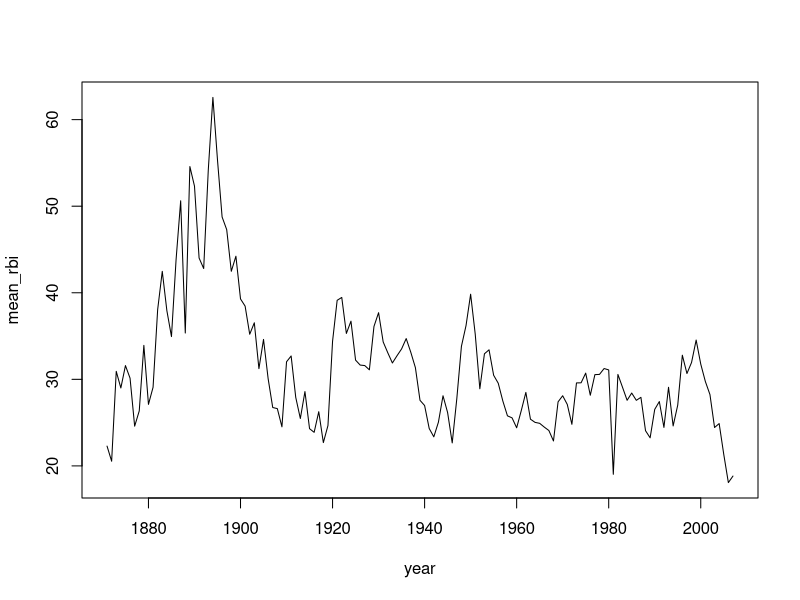

Generate this figure with R:
"
  Name     : c12_06_plyr_example.R
  Book     : Hands-on Data Science with Anaconda )
  Publisher: Packt Publishing Ltd. 
  Author   : Yuxing Yan and James Yan
  Date     : 5/14/2018
  email    : yany@canisius.edu
             paulyxy@hotmail.com
"


library(plyr)
d1<-c(rep('A', 8), rep('B', 15), rep('C', 6))
d2<-sample(c("M", "F"), size = 29, replace = TRUE)
d3<-runif(n = 29, min = 18, max = 54)
#
dfx <- data.frame(group =d1,sex=d2,age=d3)
#
ddply(dfx, .(group, sex), summarize,
 mean = round(mean(age), 2),
 sd = round(sd(age), 2))
#
ddply(baseball[1:100,], ~ year, nrow)
ddply(baseball, .(lg), c("nrow", "ncol"))
rbi<-ddply(baseball, .(year), summarise,
      mean_rbi=mean(rbi, na.rm = TRUE))
plot(mean_rbi~year,type="l",data = rbi)
base2<-ddply(baseball,.(id),mutate,
    career_year = year - min(year) + 1
)





